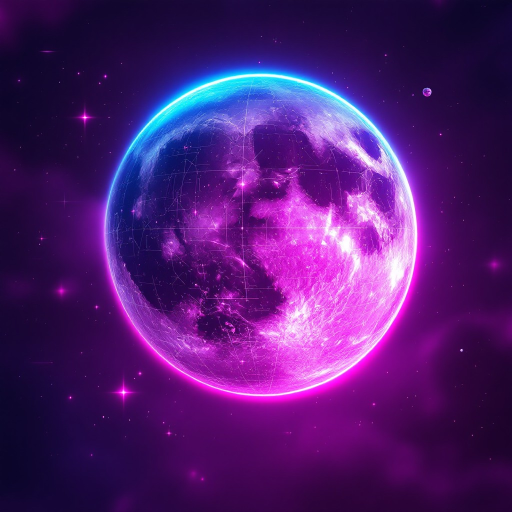
#> input picture configs/widget-source/neon-moon-dreams-stockcake.jpg, 1024 x 1024 px, found by its file name (shown at 1/2 size)
$ python isolate_neon_moon.py
#> lines starting #> are read from the running program, lines starting #| are printed output that depends on the picture; after the words box and inside, x2 and y2 are one past the last pixel; in counts of white or black regions, pixels touching at a corner belong together
from PIL import Image, ImageDraw, ImageFilter

SRC = "/home/hugin/Pictures/neon-moon-dreams-stockcake.jpg"
OUT_BASE = "/home/hugin/.local/share/icons/hicolor/Custom/neon-moon-base.png"

im = Image.open(SRC).convert("RGBA")
W, H = im.size
#> W = 1024; H = 1024

# Center/radius measured by blurring to smooth out background stars, then
# finding the bounding box of the big bright blob (the moon + its glow),
# excluding the small secondary planet and stray star points.
cx, cy = 524, 473
radius = 370  # a bit past the measured glow extent, feathered out below

# Soft falloff, not a hard cutout - this image's own glow already fades
# naturally into the dark background, so a hard edge would clip that look;
# a wide feather matches the source material instead of fighting it (this
# is different from the realistic moon photo, where feathering was
# explicitly rejected - that one had a graphic hard-cutout style to match).
SS = 4
mask_hi = Image.new("L", (W * SS, H * SS), 0)
#> mask_hi: PIL image 4096x4096 L; every value is 0
ImageDraw.Draw(mask_hi).ellipse(
    [(cx - radius) * SS, (cy - radius) * SS, (cx + radius) * SS, (cy + radius) * SS], fill=255
)
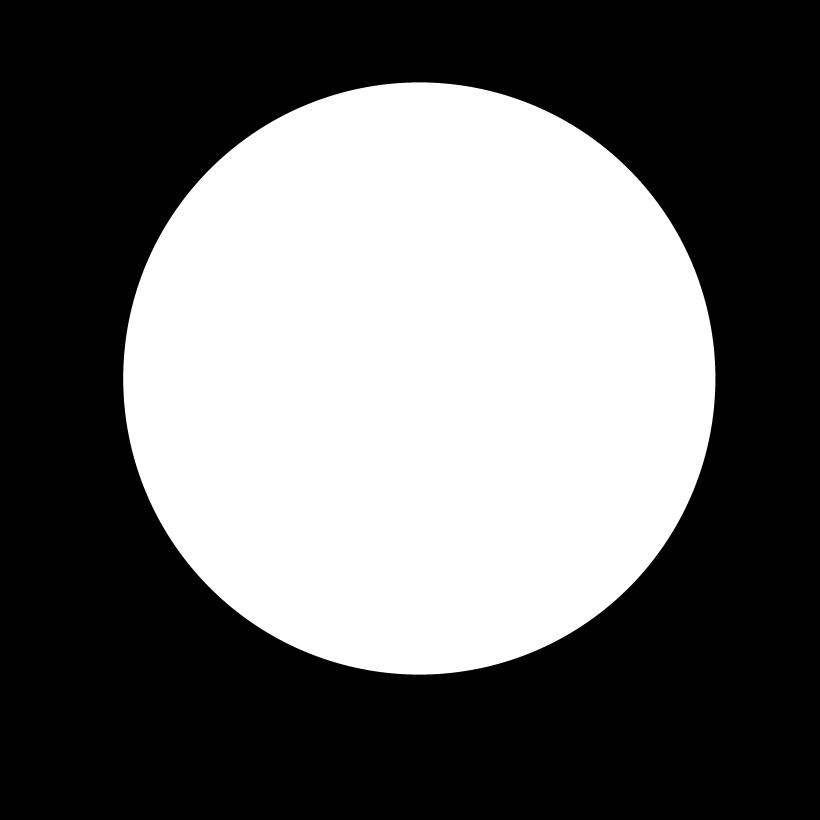
#> mask_hi: PIL image 4096x4096 L (shown at 1/5 size); 41% white; 1 white region, box (x1, y1, x2, y2) and area: (616, 412, 3577, 3373) 6885593
mask = mask_hi.resize((W, H), Image.Resampling.BOX)
mask = mask.filter(ImageFilter.GaussianBlur(28))
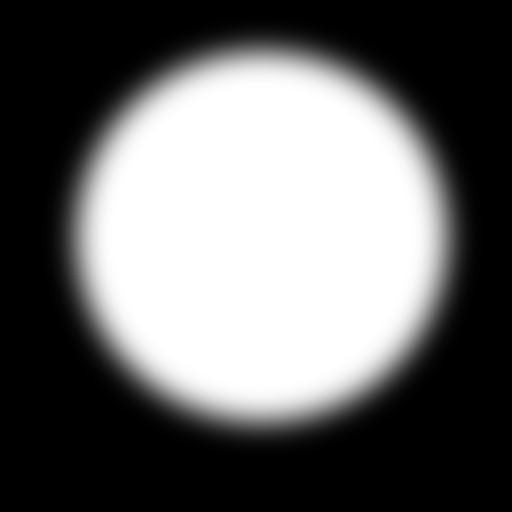
#> mask: PIL image 1024x1024 L (shown at 1/2 size); min 0, max 255, mean 104.7

out = im.copy()
out.putalpha(mask)
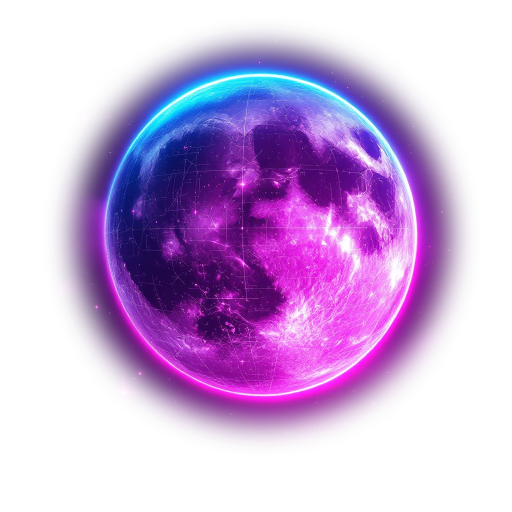
#> out: PIL image 1024x1024 RGBA (shown at 1/2 size); mean R, G, B, A 80.6, 28.4, 112.7, 104.7; transparent parts drawn white

# Crop tight around the disc so the content fills the same fraction of the
# canvas as moon-base-fixed.png (0.94 of the half-canvas) - this photo's
# moon+glow only occupies ~72% of its own 1024px canvas, and both moon and
# overlay images share the same moonFillFactor display scale in QML, so
# without this the moon would render visibly smaller than the ring instead
# of slightly overhanging it.
TARGET_RATIO = 0.94
blur_margin = 28 * 2  # generous allowance for the gaussian feather's spread
content_r = radius + blur_margin
crop_half = content_r / TARGET_RATIO
left, top = cx - crop_half, cy - crop_half
right, bottom = cx + crop_half, cy + crop_half
out = out.crop((int(left), int(top), int(right), int(bottom)))
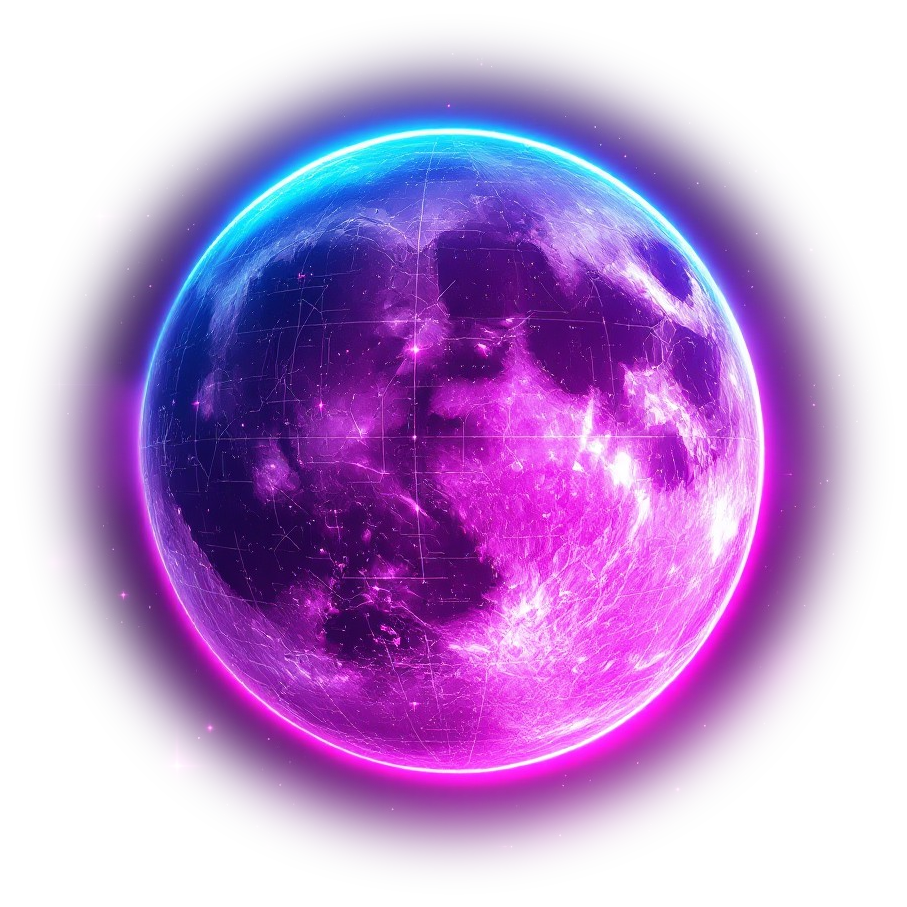
#> out: PIL image 907x907 RGBA; mean R, G, B, A 92.4, 34.8, 126.8, 133.4; transparent parts drawn white

out.save(OUT_BASE)
print("saved", OUT_BASE, out.size)
#| saved /home/hugin/.local/share/icons/hicolor/Custom/neon-moon-base.png (907, 907)

$ run again, with Hugins Saga/Exported image 20260210143513-0.jpeg copied over configs/widget-source/neon-moon-dreams-stockcake.jpg
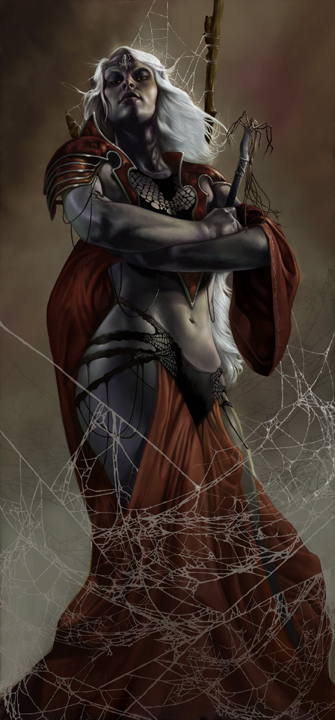
#> input picture Hugins Saga/Exported image 20260210143513-0.jpeg, 335 x 720 px, found by its file name
#> `ImageDraw.Draw(mask_hi).ellipse( [(cx - radius) * SS, (cy - radius) * ..`:
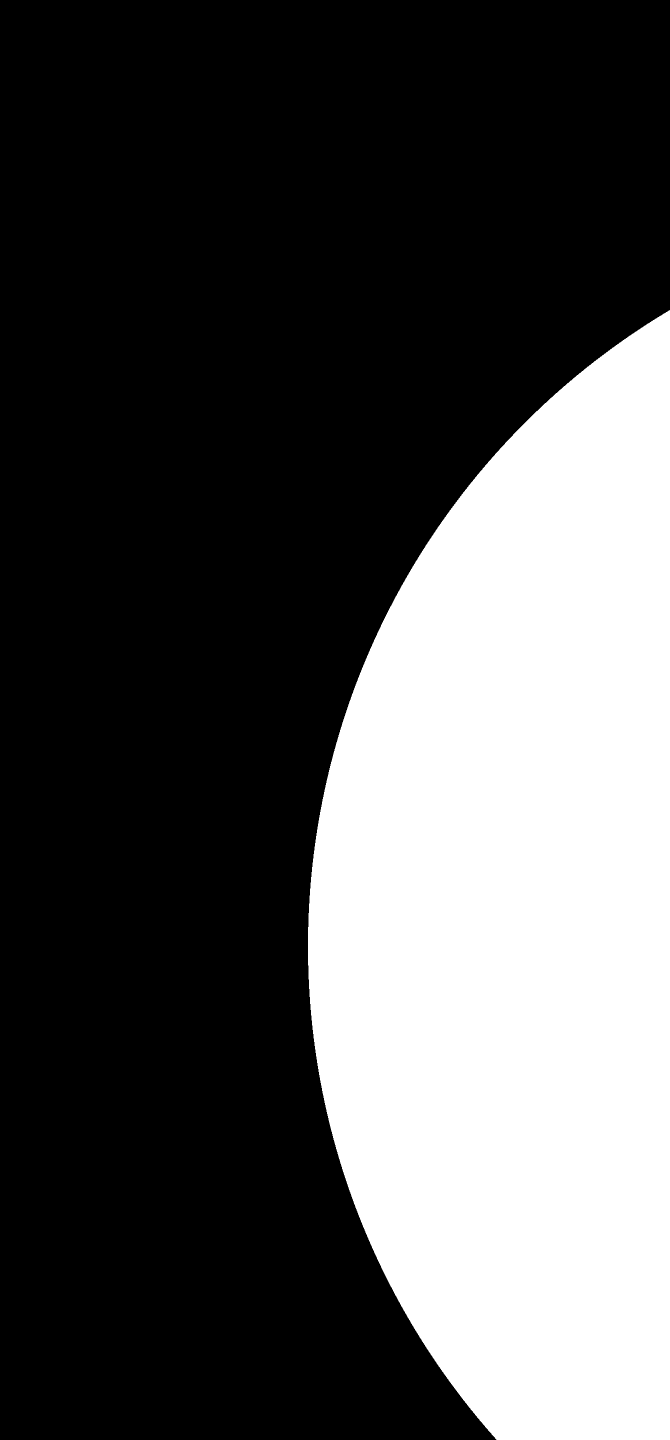
#> mask_hi: PIL image 1340x2880 L (shown at 1/2 size); 32.4% white; 1 white region, box (x1, y1, x2, y2) and area: (616, 620, 1340, 2880) 1250046
#> `out = out.crop((int(left), int(top), int(right), int(bottom)))`:
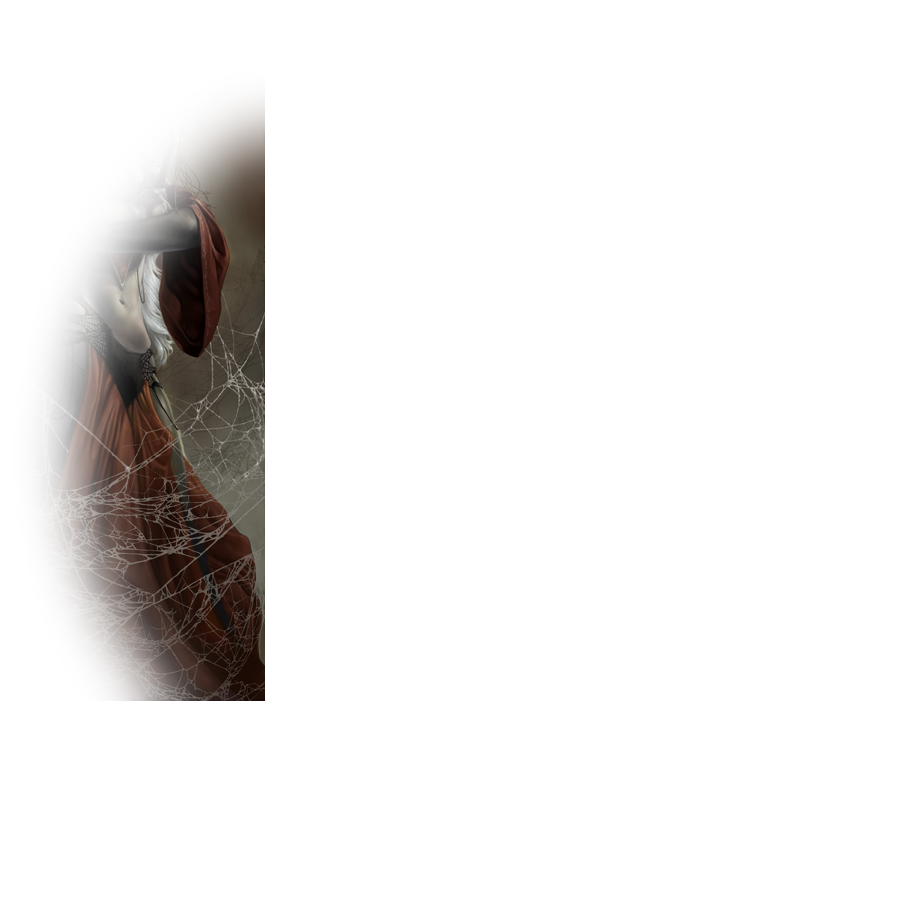
#> out: PIL image 907x907 RGBA; mean R, G, B, A 14, 11.1, 9.5, 24.2; transparent parts drawn white
#| saved /home/hugin/.local/share/icons/hicolor/Custom/neon-moon-base.png (907, 907)
